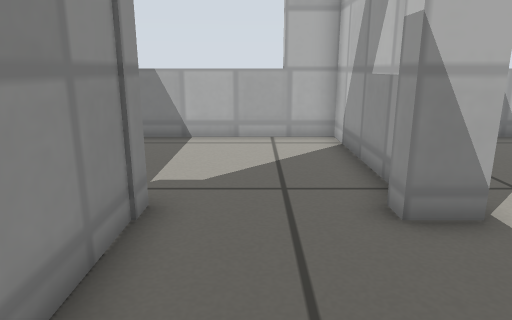
View 1 (above)

23 first-person views from a walk through a Gazebo world. The camera is 0.5 m above the floor, tilts 14° down and sees 70° across. The floor is counted in squares, 0.25 m on a side. Each view is taken from the middle of a square. On the plan, view 1 faces up. The plan holds only what a view shows up to about 19 squares ahead; the rest is blank. Gazebo's built-in surfaces are drawn with simple patterns.

View 2
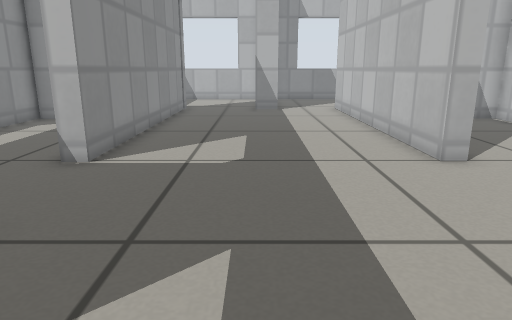

View 3
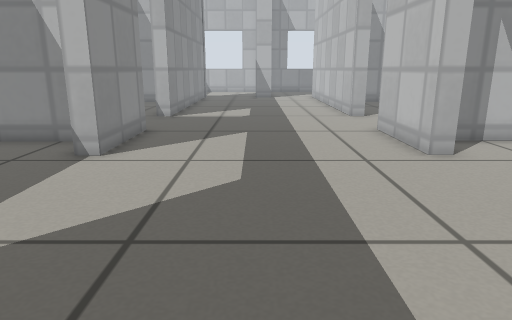

View 4
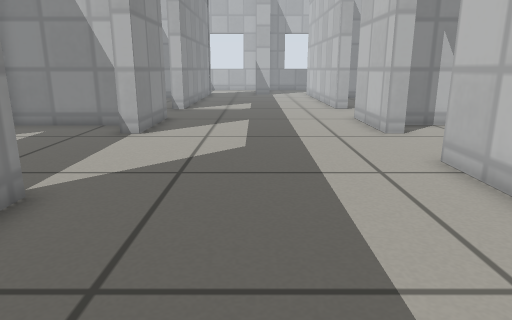

View 5
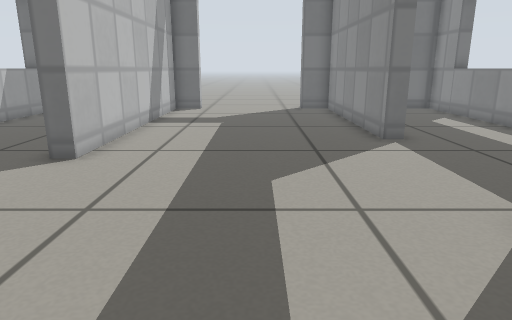

View 6
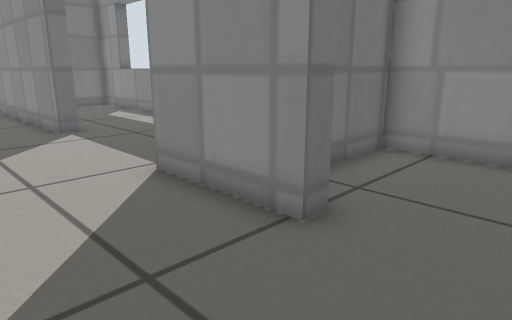

View 7
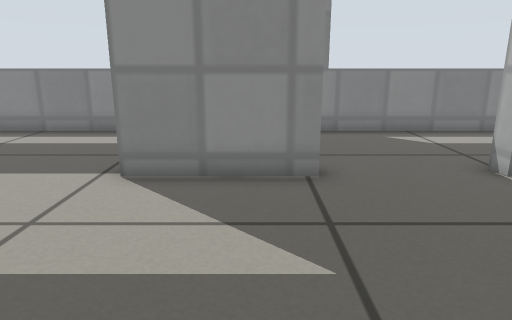

View 8
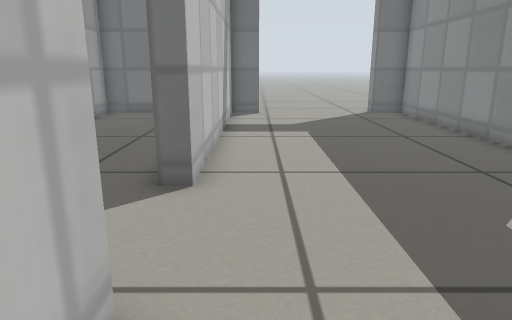

View 9
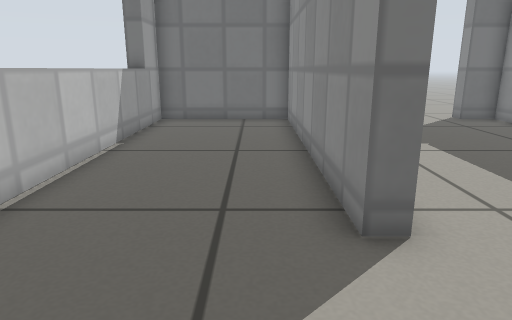

View 10
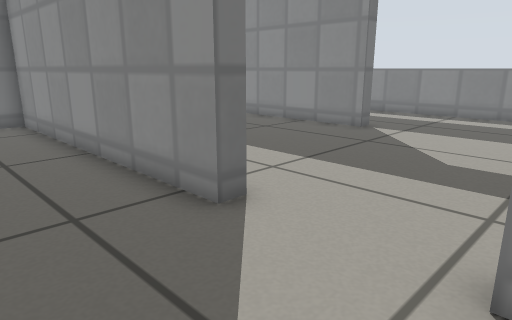

View 11
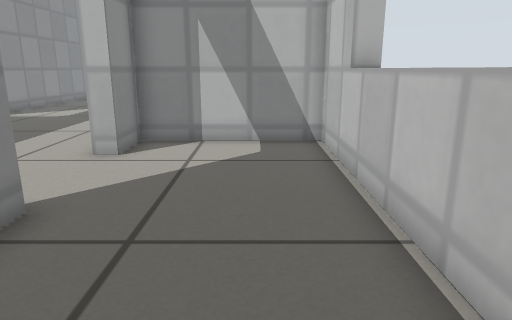

View 12
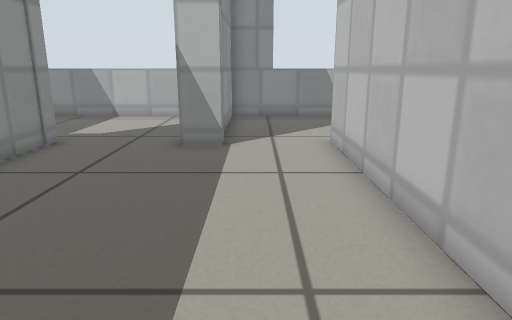

View 13
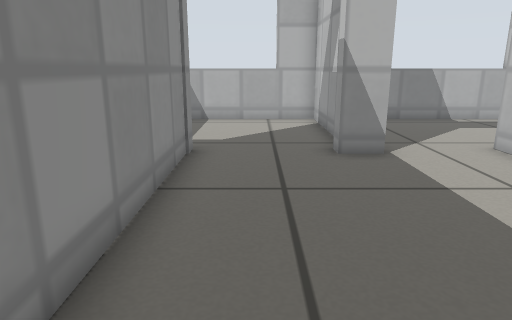

View 14
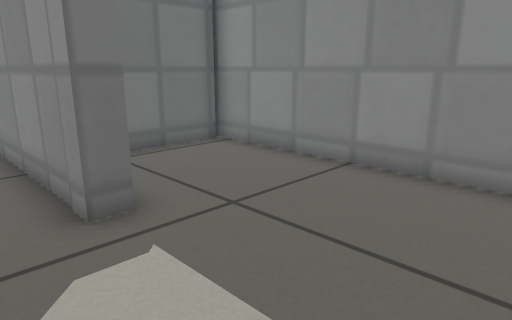

View 15
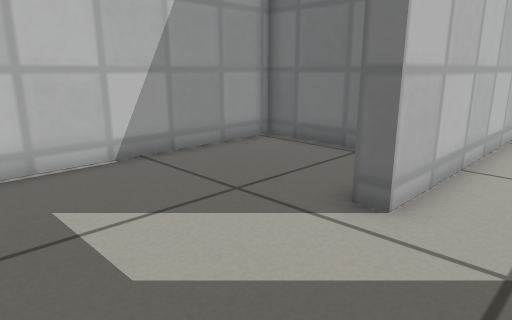

View 16
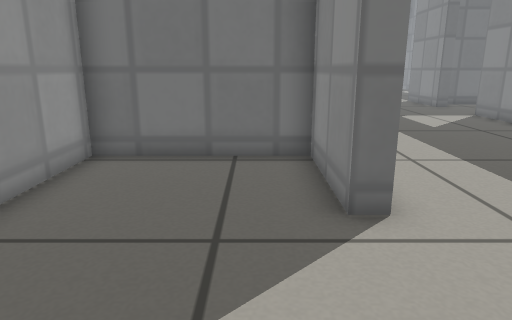

View 17
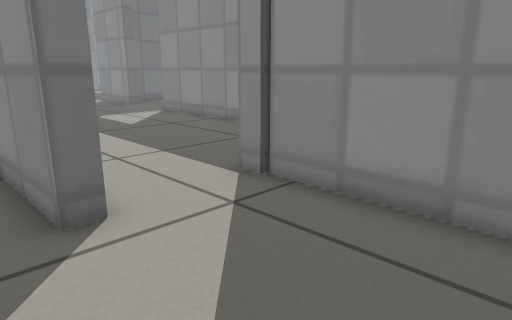

View 18
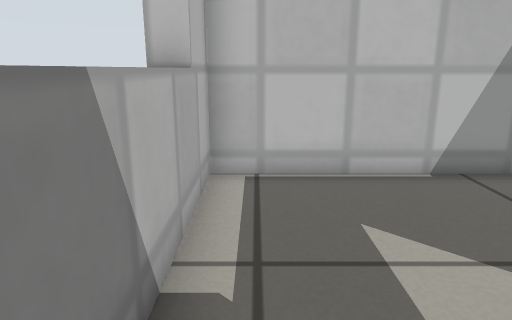

View 19
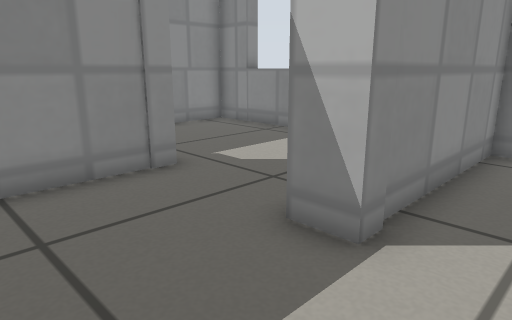

View 20
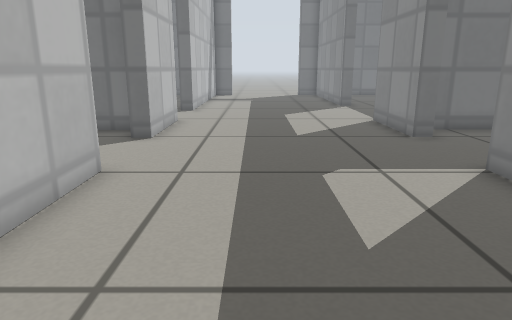

View 21
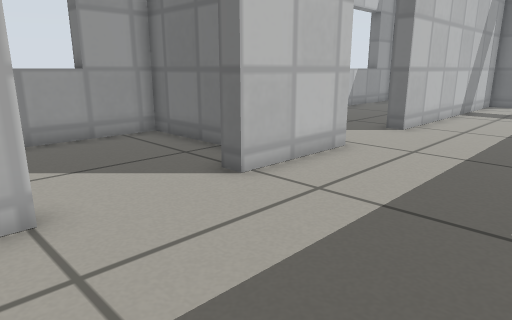

View 22
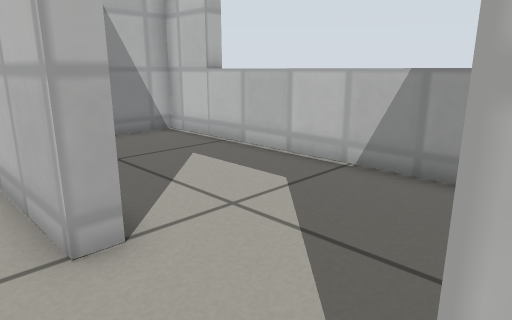

View 23
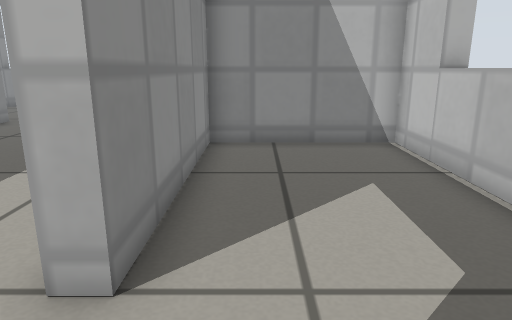

### Floor plan
Points are (right, up) in squares from view 1. A wall is a line through its corners. A room is listed if a view was taken in it or the views show most of it. See-through windows are left out.
Room 1 (views 1, 2, 3, 4, 5, 6, 7, 8, 12, 13, 19, 20, 21, 22)
walls: (-1.7, -9.8) (-1.7, -13.5); (6.1, -13.5) (6.1, -9.8); (6.1, -6.1) (6.1, 5.2); (-1.7, -19.5) (-1.7, -27.9) (-0.3, -27.9); (3, 4.6) (2, 4.6); (-1.7, 5.2) (-1.7, -6.1); (4.8, -27.9) (6.1, -27.9) (6.1, -17.1)
ways out: open door at (6.4, -15.3) to room 2; open door at (2.5, 5) to room 4; open door at (6.4, -7.7) to room 5; open door at (-2, -16.5) to room 6; open door at (-2, -8) to room 7; open door at (2, -28)
Room 2 (views 9, 10, 11)
walls: (6.7, -17.1) (6.7, -27.9) (11.9, -27.9) (11.9, -11.7) (6.7, -11.7) (6.7, -13.5)
ways out: open door at (6.4, -15.3) to room 1
Room 3 (view 14)
walls: (2.4, 6.1) (2.4, 10.9) (-6.9, 10.9) (-6.9, 1.1); (-6.9, 1.6) (-4, 1.6)
low walls: (-2.4, 5.2) (-1.7, 5.2)
Room 4 (views 15, 16, 17, 18)
walls: (6.7, 1.6) (11.9, 1.6) (11.9, 10.9) (3, 10.9) (3, 4.6)
low walls: (6.1, 5.2) (6.7, 5.2) (6.7, 1.6)
ways out: open door at (2.5, 5) to room 1
Room 5 (view 23)
walls: (7.1, -11.2) (11.9, -11.2) (11.9, 1) (6.7, 1) (6.7, -6.1)
ways out: open door at (6.4, -7.7) to room 1
Room 6 (no view inside)
walls: (-6.9, -15.5) (-6.9, -27.9) (-5.1, -27.9); (-2.9, -11.7) (-6.8, -11.7)
ways out: open door at (-2, -16.5) to room 1
Room 7 (no view inside)
walls: (-6.9, -3.1) (-6.9, -11.2) (-3, -11.2); (-6.1, 1) (-6.9, 1); (-6.9, 1.1) (-6.9, -1.4)
ways out: open door at (-2, -8) to room 1

Positions as (right, up) in squares from view 1, and headings:
1: (0, 0), facing up
2: (2, -14), facing up
3: (2, -22), facing up
4: (2, -25), facing up
5: (2, -9), facing down
6: (2, -7), facing down-left
7: (5, -11), facing left
8: (5, -11), facing down
9: (8, -13), facing down
10: (10, -13), facing down-left
11: (10, -22), facing up
12: (4, -5), facing up
13: (0, -4), facing up
14: (0, 10), facing down-left
15: (4, 10), facing down-right
16: (8, 10), facing down
17: (8, 10), facing down-left
18: (5, 10), facing right
19: (5, 1), facing up-left
20: (3, 1), facing down
21: (1, -5), facing down-right
22: (5, -10), facing up-right
23: (8, -9), facing up
